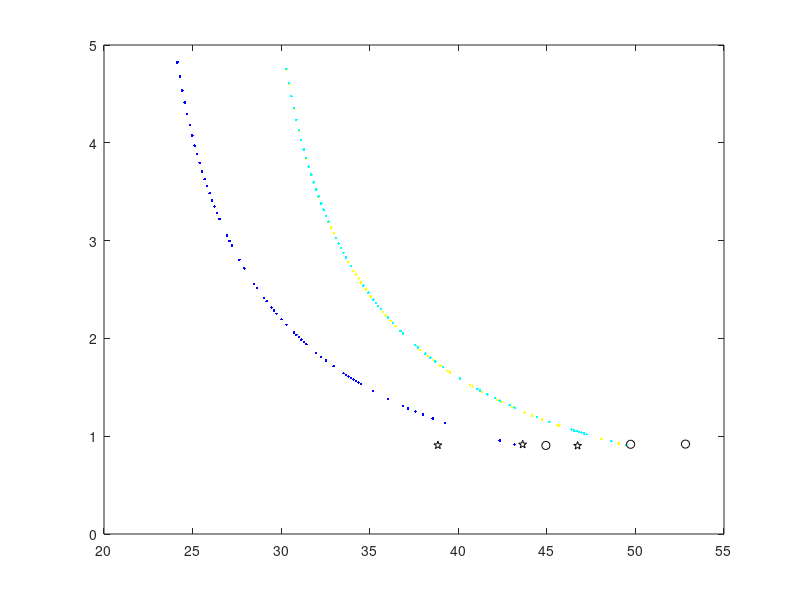

Write MATLAB code to recreate this figure.
load slist2
load mulist2
load MPPlist2
sizenum=size(mulist);
iteration=sizenum(1);
z1=10:0.14:80;
 z2=0.9:0.008:5;
 slist=[0 0;slist];
 for k=1:iteration
 for i=1:501
     for j=1:501
  x1=z1(i)-slist(k,1);
  x2=z2(j)-slist(k,2);
%    t1=mux1-s(1);
%     t2=mux2-s(2);
  y=0.016-(0.3*600*x1/(x2*(x1-2*x2)^3+8*x1*x2^3+6*x1^2*x2*(x1-2*x2))+0.3*50*x2/((x1-2*x2)*x2^3+2*x2*x1^3));
           if y<=0.00001  && y>=-0.00001
        if k==1       
        plot(z1(i),z2(j),'.b');        
        hold on;
        elseif k==2
        plot(z1(i),z2(j),'.y');
        hold on;     
        elseif k==3
        plot(z1(i),z2(j),'.c');
        hold on;
        else
        plot(z1(i),z2(j),'.r');
        hold on;
        end
           end
     end
 end
 end
 plot(mulist(:,1),mulist(:,2),'ok');
 plot(MPPlist(:,1),MPPlist(:,2),'pk');
 